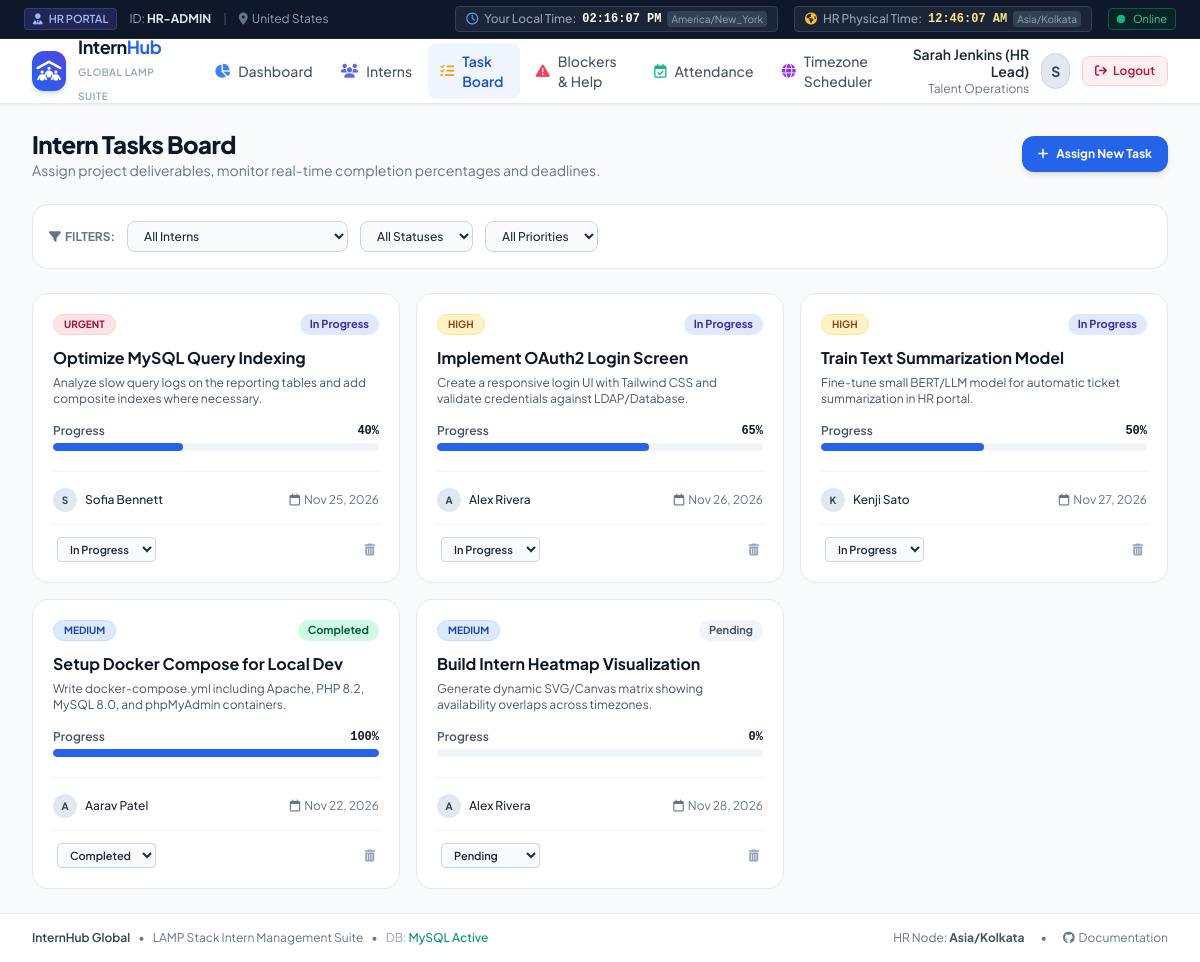
/hr/tasks.php (signed in), run on the app's committed database.
### tables this page shows
CREATE TABLE IF NOT EXISTS tasks (
    id INT AUTO_INCREMENT PRIMARY KEY,
    title VARCHAR(255) NOT NULL,
    description TEXT NULL,
    assigned_to INT NOT NULL,
    created_by INT NOT NULL,
    priority ENUM('low', 'medium', 'high', 'urgent') DEFAULT 'medium',
    status ENUM('pending', 'in_progress', 'completed') DEFAULT 'pending',
    progress_percent INT DEFAULT 0,
    due_date DATE NULL,
    notes TEXT NULL,
    completed_at DATETIME NULL,
    created_at DATETIME DEFAULT CURRENT_TIMESTAMP,
    updated_at DATETIME DEFAULT CURRENT_TIMESTAMP ON UPDATE CURRENT_TIMESTAMP,
    FOREIGN KEY (assigned_to) REFERENCES users(id) ON DELETE CASCADE,
    FOREIGN KEY (created_by) REFERENCES users(id) ON DELETE CASCADE
);

CREATE TABLE IF NOT EXISTS users (
    id INT AUTO_INCREMENT PRIMARY KEY,
    intern_id VARCHAR(50) NOT NULL UNIQUE,
    name VARCHAR(100) NOT NULL,
    email VARCHAR(150) NOT NULL UNIQUE,
    password VARCHAR(255) NOT NULL,
    plain_temp_password VARCHAR(100) NULL,
    role ENUM('hr', 'intern') NOT NULL DEFAULT 'intern',
    department VARCHAR(100) DEFAULT 'Software Engineering',
    country VARCHAR(100) DEFAULT 'United States',
    timezone VARCHAR(100) NOT NULL DEFAULT 'UTC',
    status ENUM('active', 'inactive') NOT NULL DEFAULT 'active',
    last_activity DATETIME NULL,
    created_at DATETIME DEFAULT CURRENT_TIMESTAMP,
    updated_at DATETIME DEFAULT CURRENT_TIMESTAMP ON UPDATE CURRENT_TIMESTAMP
);

### hr/tasks.php (the view, shortened to what this page needs)
<?php
$db = getDB();
$sql = "
    SELECT t.*, u.name as intern_name, u.intern_id, u.country, u.timezone,
           (SELECT COUNT(*) FROM difficulties WHERE task_id = t.id AND status = 'open') as open_difficulties
    FROM tasks t
    JOIN users u ON t.assigned_to = u.id
    WHERE 1=1
";
$params = [];
$sql .= " ORDER BY CASE t.priority WHEN 'urgent' THEN 1 WHEN 'high' THEN 2 WHEN 'medium' THEN 3 ELSE 4 END, t.due_date ASC";
$stmtTasks = $db->prepare($sql);
$stmtTasks->execute($params);
$tasks = $stmtTasks->fetchAll();
require_once __DIR__ . '/../includes/header.php';
?>
<div class="space-y-6">
    <div class="flex flex-col sm:flex-row sm:items-center justify-between gap-4">
        <div>
            <h1 class="text-2xl font-extrabold text-slate-900 tracking-tight">Intern Tasks Board</h1>
            <p class="text-sm text-slate-500">Assign project deliverables, monitor real-time completion percentages and deadlines.</p>
        </div>
        <button type="button" onclick="openModal('create-task-modal')" class="px-4 py-2.5 bg-blue-600 hover:bg-blue-700 text-white font-bold text-xs rounded-xl shadow-md transition flex items-center justify-center">
            <i class="fa-solid fa-plus mr-2"></i>Assign New Task
        </button>
    </div>
    <div class="bg-white p-4 rounded-2xl border border-slate-200 shadow-xs flex flex-wrap items-center gap-3 text-xs">
        <span class="font-bold text-slate-500 uppercase"><i class="fa-solid fa-filter mr-1"></i>Filters:</span>
        <form method="GET" action="" class="flex flex-wrap items-center gap-3">
            <select name="intern_id" onchange="this.form.submit()" class="px-3 py-1.5 border border-slate-300 rounded-lg bg-slate-50 font-medium">
                <option value="0">All Interns</option>
            </select>
            <select name="status" onchange="this.form.submit()" class="px-3 py-1.5 border border-slate-300 rounded-lg bg-slate-50 font-medium">
                <option value="">All Statuses</option>
            </select>
            <select name="priority" onchange="this.form.submit()" class="px-3 py-1.5 border border-slate-300 rounded-lg bg-slate-50 font-medium">
                <option value="">All Priorities</option>
            </select>
        </form>
    </div>
    <div class="grid grid-cols-1 md:grid-cols-2 lg:grid-cols-3 gap-4">
        <?php if (empty($tasks)): ?>
            <div class="col-span-full bg-white p-12 text-center rounded-2xl border border-slate-200 text-slate-400">
                <i class="fa-solid fa-list-check text-4xl mb-3 text-slate-300"></i>
                <p class="text-base font-semibold text-slate-700">No tasks match your filter criteria.</p>
                <p class="text-xs text-slate-500 mt-1">Assign a new task to an intern using the button above.</p>
            </div>
        <?php else: ?>
            <?php foreach ($tasks as $task): ?>
                <?php
                $isOverdue = (!empty($task['due_date']) && strtotime($task['due_date']) < strtotime(date('Y-m-d')) && $task['status'] !== 'completed');
                $priorityBadge = match($task['priority']) {
                    'urgent' => 'bg-rose-100 text-rose-800 border-rose-200',
                    'high' => 'bg-amber-100 text-amber-800 border-amber-200',
                    'medium' => 'bg-blue-100 text-blue-800 border-blue-200',
                    default => 'bg-slate-100 text-slate-700 border-slate-200',
                };
                $statusBadge = match($task['status']) {
                    'completed' => 'bg-emerald-100 text-emerald-800',
                    'in_progress' => 'bg-indigo-100 text-indigo-800',
                    default => 'bg-slate-100 text-slate-600',
                };
                ?>
                <div class="bg-white rounded-2xl border <?= $isOverdue ? 'border-rose-300' : 'border-slate-200' ?> p-5 shadow-xs flex flex-col justify-between hover:shadow-md transition">
                    <div>
                        <div class="flex items-center justify-between gap-2">
                            <span class="px-2.5 py-0.5 rounded-full text-[10px] font-bold uppercase border <?= $priorityBadge ?>">
                                <?= htmlspecialchars($task['priority']) ?>
                            </span>
                            <span class="px-2.5 py-0.5 rounded-full text-[11px] font-bold capitalize <?= $statusBadge ?>">
                                <?= str_replace('_', ' ', $task['status']) ?>
                            </span>
                        </div>
                        <h3 class="text-base font-bold text-slate-900 mt-3 leading-snug"><?= htmlspecialchars($task['title']) ?></h3>
                        <p class="text-xs text-slate-600 mt-1.5 line-clamp-3"><?= htmlspecialchars($task['description'] ?: 'No description provided.') ?></p>
                        <div class="mt-4">
                            <div class="flex items-center justify-between text-xs font-semibold text-slate-600 mb-1">
                                <span>Progress</span>
                                <span class="font-mono text-slate-900"><?= $task['progress_percent'] ?>%</span>
                            </div>
                            <div class="w-full bg-slate-100 rounded-full h-2 overflow-hidden">
                                <div class="bg-blue-600 h-2 rounded-full transition-all duration-500" style="width: <?= $task['progress_percent'] ?>%"></div>
                            </div>
                        </div>
                    </div>
                    <div class="mt-5 pt-4 border-t border-slate-100">
                        <div class="flex items-center justify-between text-xs">
                            <div class="flex items-center space-x-2">
                                <div class="w-6 h-6 rounded-full bg-slate-200 text-slate-700 font-bold flex items-center justify-center text-[10px]">
                                    <?= strtoupper(substr($task['intern_name'], 0, 1)) ?>
                                </div>
                                <span class="font-medium text-slate-800"><?= htmlspecialchars($task['intern_name']) ?></span>
                            </div>
                            <div class="<?= $isOverdue ? 'text-rose-600 font-bold' : 'text-slate-500' ?>">
                                <i class="fa-regular fa-calendar mr-1"></i><?= $task['due_date'] ? date('M d, Y', strtotime($task['due_date'])) : 'No deadline' ?>
                            </div>
                        </div>
                        <div class="mt-3 pt-3 border-t border-slate-100 flex items-center justify-between text-xs">
                            <form method="POST" action="" class="flex items-center space-x-1">
                                <select name="status" onchange="this.form.submit()" class="text-[11px] font-semibold py-1 px-2 border border-slate-300 rounded bg-slate-50">
                                    <option value="pending" <?= $task['status'] === 'pending' ? 'selected' : '' ?>>Pending</option>
                                    <option value="in_progress" <?= $task['status'] === 'in_progress' ? 'selected' : '' ?>>In Progress</option>
                                    <option value="completed" <?= $task['status'] === 'completed' ? 'selected' : '' ?>>Completed</option>
                                </select>
                            </form>
                            <form method="POST" action="" onsubmit="return confirm('Delete this task?');">
                                <button type="submit" class="text-slate-400 hover:text-rose-600 p-1">
                                    <i class="fa-solid fa-trash-can"></i>
                                </button>
                            </form>
                        </div>
                    </div>
                </div>
            <?php endforeach; ?>
        <?php endif; ?>
    </div>
</div>
<?php require_once __DIR__ . '/../includes/footer.php'; ?>

### includes/header.php (style rules this page uses)
body { font-family: 'Plus Jakarta Sans', sans-serif; }

### data on the page
tasks: priority "URGENT", status "In Progress", title "Optimize MySQL Query Indexing", description "Analyze slow query logs on the reporting tables and add composite indexes where necessary.", progress_percent "40", assigned_to.name "S", assigned_to.name "Sofia Bennett", due_date "Nov 25, 2026"
tasks: priority "HIGH", status "In Progress", title "Implement OAuth2 Login Screen", description "Create a responsive login UI with Tailwind CSS and validate credentials against LDAP/Database.", progress_percent "65", assigned_to.name "A", assigned_to.name "Alex Rivera", due_date "Nov 26, 2026"
tasks: priority "HIGH", status "In Progress", title "Train Text Summarization Model", description "Fine-tune small BERT/LLM model for automatic ticket summarization in HR portal.", progress_percent "50", assigned_to.name "K", assigned_to.name "Kenji Sato", due_date "Nov 27, 2026"
tasks: priority "MEDIUM", status "Completed", title "Setup Docker Compose for Local Dev", description "Write docker-compose.yml including Apache, PHP 8.2, MySQL 8.0, and phpMyAdmin containers.", progress_percent "100", assigned_to.name "A", assigned_to.name "Aarav Patel", due_date "Nov 22, 2026"
tasks: priority "MEDIUM", status "Pending", title "Build Intern Heatmap Visualization", description "Generate dynamic SVG/Canvas matrix showing availability overlaps across timezones.", progress_percent "0", assigned_to.name "A", assigned_to.name "Alex Rivera", due_date "Nov 28, 2026"

### other printed values
$userRole "HR"
$currentUser['intern_id'] "HR-ADMIN"
$currentUser['country'] "United States"
$userTimezone "America/New_York"
$hrTimezone "Asia/Kolkata"
$currentUser['name'] "Sarah Jenkins (HR Lead)"
$currentUser['department'] "Talent Operations"
substr($currentUser['name'], 0, 1) "S"
APP_NAME "InternHub Global"
DEFAULT_HR_TIMEZONE "Asia/Kolkata"
